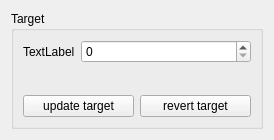
<?xml version="1.0" encoding="UTF-8"?>
<ui version="4.0">
 <class>Target</class>
 <widget class="QWidget" name="Target">
  <property name="geometry">
   <rect>
    <x>0</x>
    <y>0</y>
    <width>274</width>
    <height>140</height>
   </rect>
  </property>
  <property name="windowTitle">
   <string>Form</string>
  </property>
  <layout class="QVBoxLayout" name="verticalLayout_2">
   <item>
    <widget class="QGroupBox" name="groupBox">
     <property name="title">
      <string>Target</string>
     </property>
     <layout class="QVBoxLayout" name="verticalLayout">
      <item>
       <layout class="QFormLayout" name="formLayout">
        <item row="0" column="0">
         <widget class="QLabel" name="label">
          <property name="text">
           <string>TextLabel</string>
          </property>
         </widget>
        </item>
        <item row="0" column="1">
         <widget class="QSpinBox" name="spinBox"/>
        </item>
       </layout>
      </item>
      <item>
       <layout class="QHBoxLayout" name="horizontalLayout">
        <item>
         <widget class="QPushButton" name="updateBtn">
          <property name="text">
           <string>update target</string>
          </property>
         </widget>
        </item>
        <item>
         <widget class="QPushButton" name="revertBtn">
          <property name="text">
           <string>revert target</string>
          </property>
         </widget>
        </item>
       </layout>
      </item>
     </layout>
    </widget>
   </item>
  </layout>
 </widget>
 <resources/>
 <connections/>
</ui>
